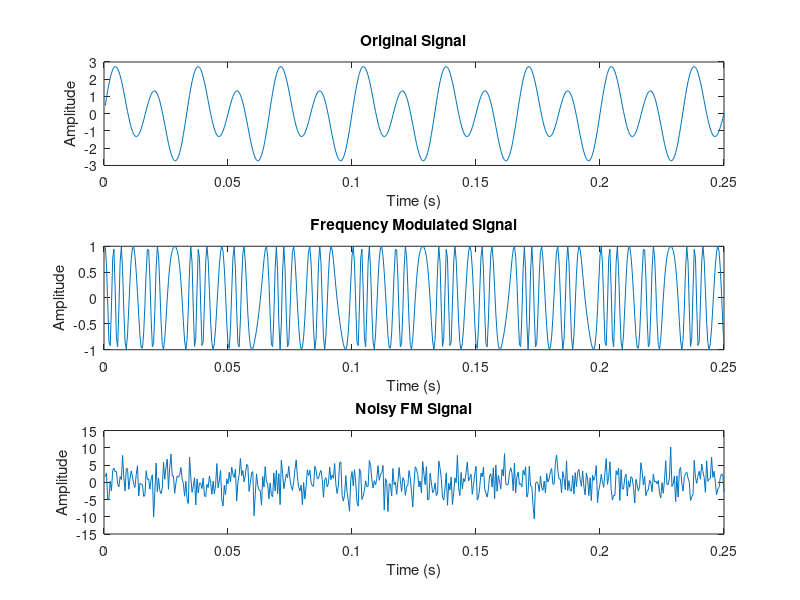

Write MATLAB code to recreate this figure.
fs = 2000;
fc = 200;
N = 500;
t = (1:N)/fs;
x = sin(2*pi*30*t) + 2*sin(2*pi*60*t);
fDev = 50;

y = fmmod(x, fc, fs, fDev);

noise = randn(1,N);
scale = (1/var(noise)) * 3.16;
z = y + (noise*scale);

# Original signal plot
figure;
subplot(3,1,1);
plot(t, x);
title('Original Signal');
xlabel('Time (s)');
ylabel('Amplitude');

# Frequency modulated signal plot
subplot(3,1,2);
plot(t, y);
title('Frequency Modulated Signal');
xlabel('Time (s)');
ylabel('Amplitude');

# Noisy signal plot
subplot(3,1,3);
plot(t, z);
title('Noisy FM Signal');
xlabel('Time (s)');
ylabel('Amplitude');
